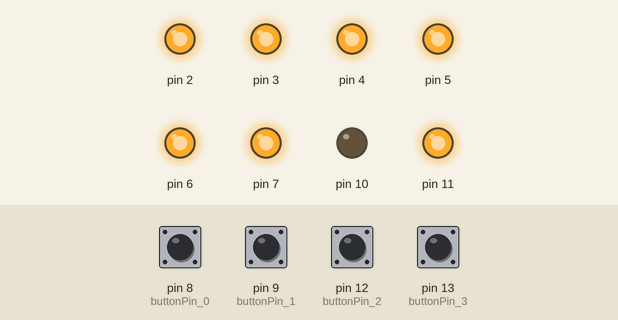
Simulated run of this sketch. Board: Arduino Uno, built with avr-gcc and run on an emulated ATmega328P. On the bench: output pins drawn as LEDs (lit = HIGH). The inputs (shaded band) are chosen by the test bench; at power-on: pin 8 (buttonPin_0), pin 9 (buttonPin_1), pin 12 (buttonPin_2), pin 13 (buttonPin_3) LOW.

Above: at 1.2 s.
1.3 s: pin 13 (buttonPin_3) pulled HIGH for 0.15 s
At 3.1 s:
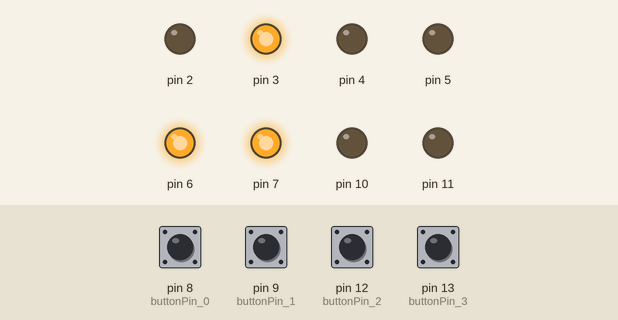
4.4 s: pin 8 (buttonPin_0) pulled HIGH for 0.15 s
At 5.7 s:
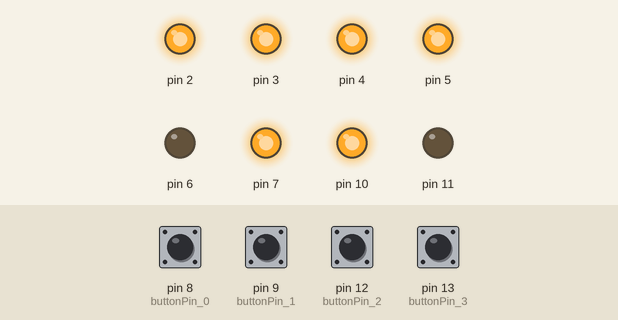
7.5 s: pin 9 (buttonPin_1) pulled HIGH for 0.15 s
At 9.3 s:
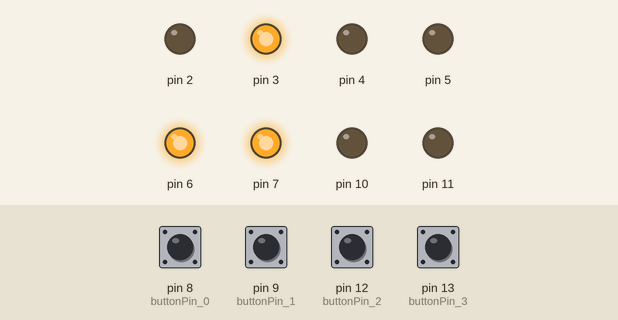
Timing chart, 0 to 10.8 s (numbered marks = the images above; inputs shaded):
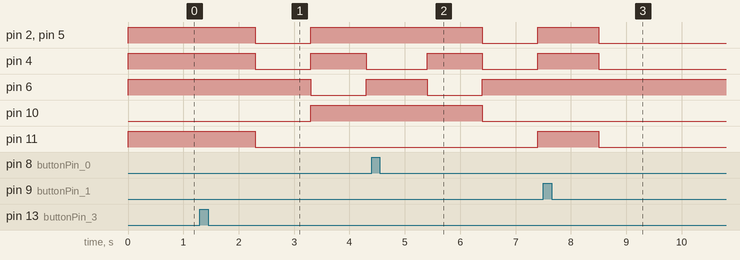

The sketch:

1_Ascenseur.ino
```cpp
/*
 * Ce programme permet de simuler la commande d'un ascenseur avec 4 niveaux: 0,1,2 et 3.
 * Le contrôle se fait grâce à 4 BP, un par niveaux.
 * Lorsqu'un bouton est appuyé, l'ascenseur monte ou descend à l'étage corréspondant au bouton.
 * L'étage actuel de l'ascenseur est constamment affiché sur le 7 Segment.
 * Nimesh TAHALOOA et Ahmed TSOROEV
*/
#define STOP 0
#define UP 1
#define DOWN 2
int liftState = STOP;
int liftFloor = 0;
int userChoice = 0;
int lastUpdate = 0;
const int buttonPin_0 = 8;
const int buttonPin_1 = 9;
const int buttonPin_2 = 12;
const int buttonPin_3 = 13;
int PinsArray[4] = {8, 9, 12, 13};

void setup() {
  displayValue();
  pinMode(buttonPin_0, INPUT);
  pinMode(buttonPin_1, INPUT);
  pinMode(buttonPin_2, INPUT);
  pinMode(buttonPin_3, INPUT);
  pinMode(10, OUTPUT);
  pinMode(11, OUTPUT);
  pinMode(2, OUTPUT);
  pinMode(3, OUTPUT);
  pinMode(4, OUTPUT);
  pinMode(5, OUTPUT);
  pinMode(6, OUTPUT);
  pinMode(7, OUTPUT);
}

void loop() {

  if (liftState == STOP) {
    for (int i = 0; i <= 3; i++) {
      int pushed = digitalRead(PinsArray[i]);
      if (pushed == HIGH) {
        userChoice = i;
        break;
      }
    }
  }
    if (liftFloor < userChoice) {
      liftState = UP;
    }
    else if (liftFloor > userChoice) {
      liftState = DOWN;
    }
    else {
      liftState = STOP;
    }

    switch (liftState) {
      case(UP):
        liftFloor++;
        delay(1000);
        displayValue();
        break;
      case(DOWN):
        liftFloor--;
        delay(1000);
        displayValue();
        break;
    }
  }

  void displayValue() {
    switch (liftFloor) {
      //************ 0 *************
      case (0):
        digitalWrite(10, LOW);
        digitalWrite(11, HIGH);
        digitalWrite(2, HIGH);
        digitalWrite(3, HIGH);
        digitalWrite(4, HIGH);
        digitalWrite(5, HIGH);
        digitalWrite(6, HIGH);
        digitalWrite(7, HIGH);
        // attendre 1 sec
        break;
      //************ 1 *************
      case (1):
        digitalWrite(10, LOW);
        digitalWrite(11, LOW);
        digitalWrite(2, LOW);
        digitalWrite(3, HIGH);
        digitalWrite(4, LOW);
        digitalWrite(5, LOW);
        digitalWrite(6, HIGH);
        digitalWrite(7, HIGH);
        // attendre 1 sec
        break;
      //************ 2 *************
      case (2):
        digitalWrite(10, HIGH);
        digitalWrite(11, LOW);
        digitalWrite(2, HIGH);
        digitalWrite(3, HIGH);
        digitalWrite(4, HIGH);
        digitalWrite(5, HIGH);
        digitalWrite(6, LOW);
        digitalWrite(7, HIGH);
        // attendre 1 sec
        break;
      //************ 3 *************
      case (3):
        digitalWrite(10, HIGH);
        digitalWrite(11, LOW);
        digitalWrite(2, HIGH);
        digitalWrite(3, HIGH);
        digitalWrite(4, LOW);
        digitalWrite(5, HIGH);
        digitalWrite(6, HIGH);
        digitalWrite(7, HIGH);
        // attendre 1 sec
        break;
    }
  }
```

Measured:
- after the input at 1.3 s, pin 2, pin 5: HIGH → LOW after 1.0 s, → HIGH 1.0 s later; pin 4: HIGH → LOW after 1.0 s, → HIGH 1.0 s later, → LOW 1.0 s later; pin 6: HIGH → LOW after 2.0 s, → HIGH 1.0 s later; pin 10: LOW → HIGH after 2.0 s; pin 11: HIGH → LOW after 1.0 s
- after the input at 4.4 s, pin 2, pin 5: HIGH → LOW after 2.0 s, → HIGH 1.0 s later; pin 4: LOW → HIGH after 1.0 s, → LOW 1.0 s later, → HIGH 1.0 s later; pin 6: HIGH → LOW after 1.0 s, → HIGH 1.0 s later; pin 10: HIGH → LOW after 2.0 s; pin 11: LOW → HIGH after 3.0 s
- after the input at 7.5 s, pin 2, pin 4, pin 5, pin 11: HIGH → LOW after 1.0 s
